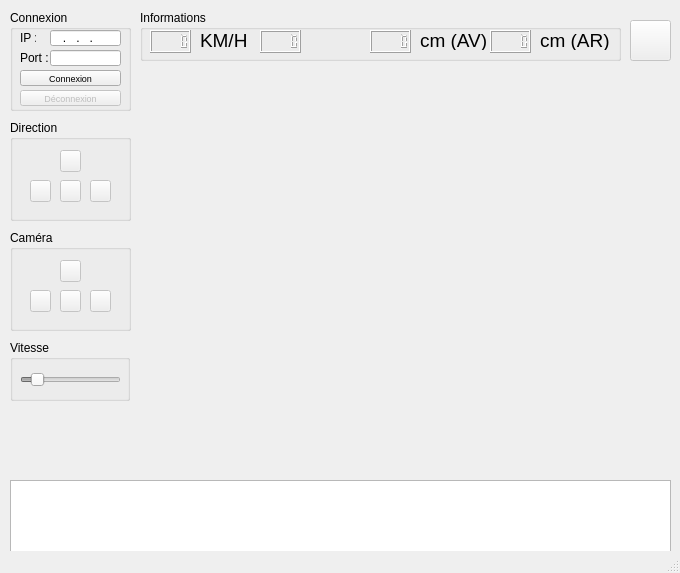
<?xml version="1.0" encoding="UTF-8"?>
<ui version="4.0">
 <class>MainWindow</class>
 <widget class="QMainWindow" name="MainWindow">
  <property name="geometry">
   <rect>
    <x>0</x>
    <y>0</y>
    <width>680</width>
    <height>573</height>
   </rect>
  </property>
  <property name="sizePolicy">
   <sizepolicy hsizetype="Fixed" vsizetype="Fixed">
    <horstretch>0</horstretch>
    <verstretch>0</verstretch>
   </sizepolicy>
  </property>
  <property name="minimumSize">
   <size>
    <width>680</width>
    <height>573</height>
   </size>
  </property>
  <property name="maximumSize">
   <size>
    <width>680</width>
    <height>573</height>
   </size>
  </property>
  <property name="windowTitle">
   <string>WifiBot - Main</string>
  </property>
  <property name="windowIcon">
   <iconset>
    <normaloff>../resources/icon.png</normaloff>../resources/icon.png</iconset>
  </property>
  <widget class="QWidget" name="centralwidget">
   <widget class="QGroupBox" name="groupBox_Connexion">
    <property name="geometry">
     <rect>
      <x>10</x>
      <y>10</y>
      <width>121</width>
      <height>101</height>
     </rect>
    </property>
    <property name="title">
     <string>Connexion</string>
    </property>
    <widget class="QLabel" name="label_IP">
     <property name="geometry">
      <rect>
       <x>10</x>
       <y>20</y>
       <width>16</width>
       <height>16</height>
      </rect>
     </property>
     <property name="text">
      <string>IP :</string>
     </property>
    </widget>
    <widget class="QLineEdit" name="lineEdit_IP">
     <property name="geometry">
      <rect>
       <x>40</x>
       <y>20</y>
       <width>71</width>
       <height>16</height>
      </rect>
     </property>
     <property name="inputMask">
      <string>000.000.000.000</string>
     </property>
    </widget>
    <widget class="QLabel" name="label_IP_2">
     <property name="geometry">
      <rect>
       <x>10</x>
       <y>40</y>
       <width>31</width>
       <height>16</height>
      </rect>
     </property>
     <property name="text">
      <string>Port :</string>
     </property>
    </widget>
    <widget class="QLineEdit" name="lineEdit_Port">
     <property name="geometry">
      <rect>
       <x>40</x>
       <y>40</y>
       <width>71</width>
       <height>16</height>
      </rect>
     </property>
     <property name="inputMask">
      <string/>
     </property>
     <property name="maxLength">
      <number>5</number>
     </property>
    </widget>
    <widget class="QPushButton" name="pushButton_Connexion">
     <property name="geometry">
      <rect>
       <x>10</x>
       <y>60</y>
       <width>101</width>
       <height>16</height>
      </rect>
     </property>
     <property name="font">
      <font>
       <pointsize>7</pointsize>
      </font>
     </property>
     <property name="text">
      <string>Connexion</string>
     </property>
     <property name="shortcut">
      <string>Return</string>
     </property>
    </widget>
    <widget class="QPushButton" name="pushButton_Deconnexion">
     <property name="enabled">
      <bool>false</bool>
     </property>
     <property name="geometry">
      <rect>
       <x>10</x>
       <y>80</y>
       <width>101</width>
       <height>16</height>
      </rect>
     </property>
     <property name="font">
      <font>
       <pointsize>7</pointsize>
      </font>
     </property>
     <property name="text">
      <string>Déconnexion</string>
     </property>
    </widget>
   </widget>
   <widget class="QGroupBox" name="groupBox_Direction">
    <property name="geometry">
     <rect>
      <x>10</x>
      <y>120</y>
      <width>121</width>
      <height>101</height>
     </rect>
    </property>
    <property name="title">
     <string>Direction</string>
    </property>
    <widget class="QPushButton" name="pushButton_gauche">
     <property name="enabled">
      <bool>false</bool>
     </property>
     <property name="geometry">
      <rect>
       <x>20</x>
       <y>60</y>
       <width>21</width>
       <height>22</height>
      </rect>
     </property>
     <property name="text">
      <string/>
     </property>
     <property name="icon">
      <iconset>
       <normaloff>../resources/fleche_gauche.png</normaloff>../resources/fleche_gauche.png</iconset>
     </property>
    </widget>
    <widget class="QPushButton" name="pushButton_avancer">
     <property name="enabled">
      <bool>false</bool>
     </property>
     <property name="geometry">
      <rect>
       <x>50</x>
       <y>30</y>
       <width>21</width>
       <height>22</height>
      </rect>
     </property>
     <property name="text">
      <string/>
     </property>
     <property name="icon">
      <iconset>
       <normaloff>../resources/fleche_haut.png</normaloff>../resources/fleche_haut.png</iconset>
     </property>
    </widget>
    <widget class="QPushButton" name="pushButton_droite">
     <property name="enabled">
      <bool>false</bool>
     </property>
     <property name="geometry">
      <rect>
       <x>80</x>
       <y>60</y>
       <width>21</width>
       <height>22</height>
      </rect>
     </property>
     <property name="text">
      <string/>
     </property>
     <property name="icon">
      <iconset>
       <normaloff>../resources/fleche_bas.png</normaloff>../resources/fleche_bas.png</iconset>
     </property>
    </widget>
    <widget class="QPushButton" name="pushButton_reculer">
     <property name="enabled">
      <bool>false</bool>
     </property>
     <property name="geometry">
      <rect>
       <x>50</x>
       <y>60</y>
       <width>21</width>
       <height>22</height>
      </rect>
     </property>
     <property name="text">
      <string/>
     </property>
     <property name="icon">
      <iconset>
       <normaloff>../resources/fleche_droite.png</normaloff>../resources/fleche_droite.png</iconset>
     </property>
    </widget>
   </widget>
   <widget class="QGroupBox" name="groupBox_Informations">
    <property name="geometry">
     <rect>
      <x>140</x>
      <y>10</y>
      <width>481</width>
      <height>51</height>
     </rect>
    </property>
    <property name="title">
     <string>Informations</string>
    </property>
    <widget class="QLCDNumber" name="lcdNumber_KMH">
     <property name="geometry">
      <rect>
       <x>10</x>
       <y>20</y>
       <width>41</width>
       <height>23</height>
      </rect>
     </property>
     <property name="value" stdset="0">
      <double>0.000000000000000</double>
     </property>
    </widget>
    <widget class="QLabel" name="label_KMH">
     <property name="geometry">
      <rect>
       <x>60</x>
       <y>20</y>
       <width>51</width>
       <height>20</height>
      </rect>
     </property>
     <property name="font">
      <font>
       <pointsize>14</pointsize>
      </font>
     </property>
     <property name="text">
      <string>KM/H</string>
     </property>
    </widget>
    <widget class="QLCDNumber" name="lcdNumber_Batterie">
     <property name="geometry">
      <rect>
       <x>120</x>
       <y>20</y>
       <width>41</width>
       <height>23</height>
      </rect>
     </property>
     <property name="value" stdset="0">
      <double>0.000000000000000</double>
     </property>
     <property name="intValue" stdset="0">
      <number>0</number>
     </property>
    </widget>
    <widget class="QLabel" name="label_Batterie">
     <property name="geometry">
      <rect>
       <x>170</x>
       <y>20</y>
       <width>21</width>
       <height>21</height>
      </rect>
     </property>
     <property name="font">
      <font>
       <pointsize>14</pointsize>
      </font>
     </property>
     <property name="text">
      <string/>
     </property>
     <property name="pixmap">
      <pixmap>../resources/batterie.png</pixmap>
     </property>
     <property name="scaledContents">
      <bool>true</bool>
     </property>
     <property name="wordWrap">
      <bool>false</bool>
     </property>
    </widget>
    <widget class="QLCDNumber" name="lcdNumber_InfrarougeAV">
     <property name="geometry">
      <rect>
       <x>230</x>
       <y>20</y>
       <width>41</width>
       <height>23</height>
      </rect>
     </property>
     <property name="value" stdset="0">
      <double>0.000000000000000</double>
     </property>
     <property name="intValue" stdset="0">
      <number>0</number>
     </property>
    </widget>
    <widget class="QLabel" name="label_Infrarouge">
     <property name="geometry">
      <rect>
       <x>280</x>
       <y>20</y>
       <width>91</width>
       <height>20</height>
      </rect>
     </property>
     <property name="font">
      <font>
       <pointsize>14</pointsize>
      </font>
     </property>
     <property name="text">
      <string>cm (AV)</string>
     </property>
    </widget>
    <widget class="QLCDNumber" name="lcdNumber_InfrarougeAR">
     <property name="geometry">
      <rect>
       <x>350</x>
       <y>20</y>
       <width>41</width>
       <height>23</height>
      </rect>
     </property>
     <property name="value" stdset="0">
      <double>0.000000000000000</double>
     </property>
     <property name="intValue" stdset="0">
      <number>0</number>
     </property>
    </widget>
    <widget class="QLabel" name="label_Infrarouge_2">
     <property name="geometry">
      <rect>
       <x>400</x>
       <y>20</y>
       <width>91</width>
       <height>20</height>
      </rect>
     </property>
     <property name="font">
      <font>
       <pointsize>14</pointsize>
      </font>
     </property>
     <property name="text">
      <string>cm (AR)</string>
     </property>
    </widget>
   </widget>
   <widget class="QWidget" name="gridLayoutWidget">
    <property name="geometry">
     <rect>
      <x>140</x>
      <y>70</y>
      <width>531</width>
      <height>401</height>
     </rect>
    </property>
    <layout class="QGridLayout" name="gridLayout"/>
   </widget>
   <widget class="QPlainTextEdit" name="plainTextEdit_console">
    <property name="geometry">
     <rect>
      <x>10</x>
      <y>480</y>
      <width>661</width>
      <height>81</height>
     </rect>
    </property>
    <property name="readOnly">
     <bool>true</bool>
    </property>
    <property name="backgroundVisible">
     <bool>false</bool>
    </property>
   </widget>
   <widget class="QPushButton" name="pushButton_Screenshot">
    <property name="enabled">
     <bool>false</bool>
    </property>
    <property name="geometry">
     <rect>
      <x>630</x>
      <y>20</y>
      <width>41</width>
      <height>41</height>
     </rect>
    </property>
    <property name="text">
     <string/>
    </property>
    <property name="icon">
     <iconset>
      <normaloff>../resources/screenshot.png</normaloff>../resources/screenshot.png</iconset>
    </property>
    <property name="iconSize">
     <size>
      <width>32</width>
      <height>32</height>
     </size>
    </property>
   </widget>
   <widget class="QGroupBox" name="groupBox_Camera">
    <property name="geometry">
     <rect>
      <x>10</x>
      <y>230</y>
      <width>121</width>
      <height>101</height>
     </rect>
    </property>
    <property name="title">
     <string>Caméra</string>
    </property>
    <widget class="QPushButton" name="pushButton_Camera_Gauche">
     <property name="enabled">
      <bool>false</bool>
     </property>
     <property name="geometry">
      <rect>
       <x>20</x>
       <y>60</y>
       <width>21</width>
       <height>22</height>
      </rect>
     </property>
     <property name="text">
      <string/>
     </property>
     <property name="icon">
      <iconset>
       <normaloff>../resources/fleche_gauche.png</normaloff>../resources/fleche_gauche.png</iconset>
     </property>
     <property name="shortcut">
      <string>Left</string>
     </property>
    </widget>
    <widget class="QPushButton" name="pushButton_Camera_Haut">
     <property name="enabled">
      <bool>false</bool>
     </property>
     <property name="geometry">
      <rect>
       <x>50</x>
       <y>30</y>
       <width>21</width>
       <height>22</height>
      </rect>
     </property>
     <property name="text">
      <string/>
     </property>
     <property name="icon">
      <iconset>
       <normaloff>../resources/fleche_haut.png</normaloff>../resources/fleche_haut.png</iconset>
     </property>
     <property name="shortcut">
      <string>Up</string>
     </property>
    </widget>
    <widget class="QPushButton" name="pushButton_Camera_Droite">
     <property name="enabled">
      <bool>false</bool>
     </property>
     <property name="geometry">
      <rect>
       <x>80</x>
       <y>60</y>
       <width>21</width>
       <height>22</height>
      </rect>
     </property>
     <property name="text">
      <string/>
     </property>
     <property name="icon">
      <iconset>
       <normaloff>../resources/fleche_bas.png</normaloff>../resources/fleche_bas.png</iconset>
     </property>
     <property name="shortcut">
      <string>Right</string>
     </property>
    </widget>
    <widget class="QPushButton" name="pushButton_Camera_Bas">
     <property name="enabled">
      <bool>false</bool>
     </property>
     <property name="geometry">
      <rect>
       <x>50</x>
       <y>60</y>
       <width>21</width>
       <height>22</height>
      </rect>
     </property>
     <property name="text">
      <string/>
     </property>
     <property name="icon">
      <iconset>
       <normaloff>../resources/fleche_droite.png</normaloff>../resources/fleche_droite.png</iconset>
     </property>
     <property name="shortcut">
      <string>Down</string>
     </property>
    </widget>
   </widget>
   <widget class="QGroupBox" name="groupBox_Vitesse">
    <property name="geometry">
     <rect>
      <x>10</x>
      <y>340</y>
      <width>120</width>
      <height>61</height>
     </rect>
    </property>
    <property name="title">
     <string>Vitesse</string>
    </property>
    <widget class="QSlider" name="horizontalSlider_Vitesse">
     <property name="enabled">
      <bool>false</bool>
     </property>
     <property name="geometry">
      <rect>
       <x>10</x>
       <y>30</y>
       <width>101</width>
       <height>20</height>
      </rect>
     </property>
     <property name="minimum">
      <number>70</number>
     </property>
     <property name="maximum">
      <number>240</number>
     </property>
     <property name="singleStep">
      <number>10</number>
     </property>
     <property name="value">
      <number>90</number>
     </property>
     <property name="orientation">
      <enum>Qt::Horizontal</enum>
     </property>
    </widget>
   </widget>
  </widget>
  <widget class="QStatusBar" name="statusbar"/>
 </widget>
 <resources/>
 <connections/>
</ui>
